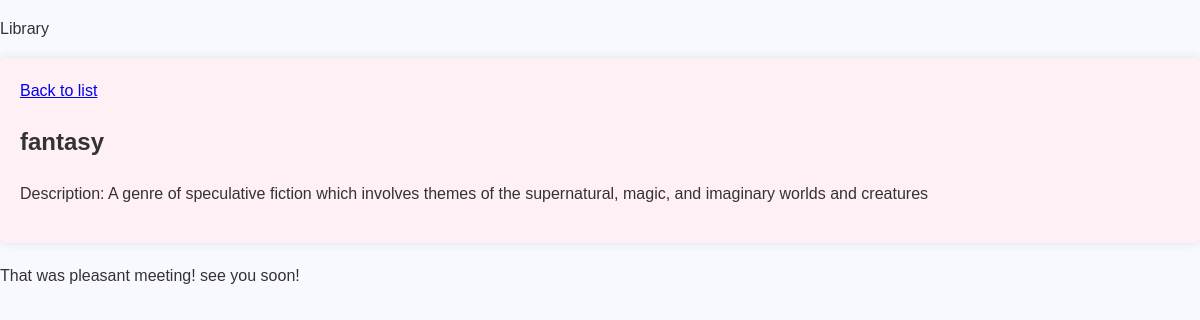
Page /categories/fantasy on the committed database.
### library/models.py (models this page shows, shortened)
class Category(models.Model):
    name = models.CharField(max_length=100, unique=True)
    description = models.TextField(blank=True)

### library/views.py (the view)
# urls.py: path("categories/<str:name>", views.category_detail,name='category_detail'),
def category_detail(request, name):
    category = Category.objects.get(name=name)
    return render(request,
                'library/categories/detail.html',
                  {'category': category})

### library/templates/library/categories/detail.html
{% extends "library/base.html" %}
{% block content %}
<a href="{% url 'category_list' %}">Back to list</a>
<br>
<h2>{{ category.name }}</h2>
<p>Description: {{ category.description }}</p>
{% endblock %}

### library/static/css/library.css (style rules this page uses)
body { font-family: Arial, sans-serif; margin: 0; padding: 0; background-color: #f8f8ff; color: #333; line-height: 1.6; }

### rows in the picture
Category: name "fantasy", description "A genre of speculative fiction which involves themes of the supernatural, magic, and imaginary worlds and creatures"
